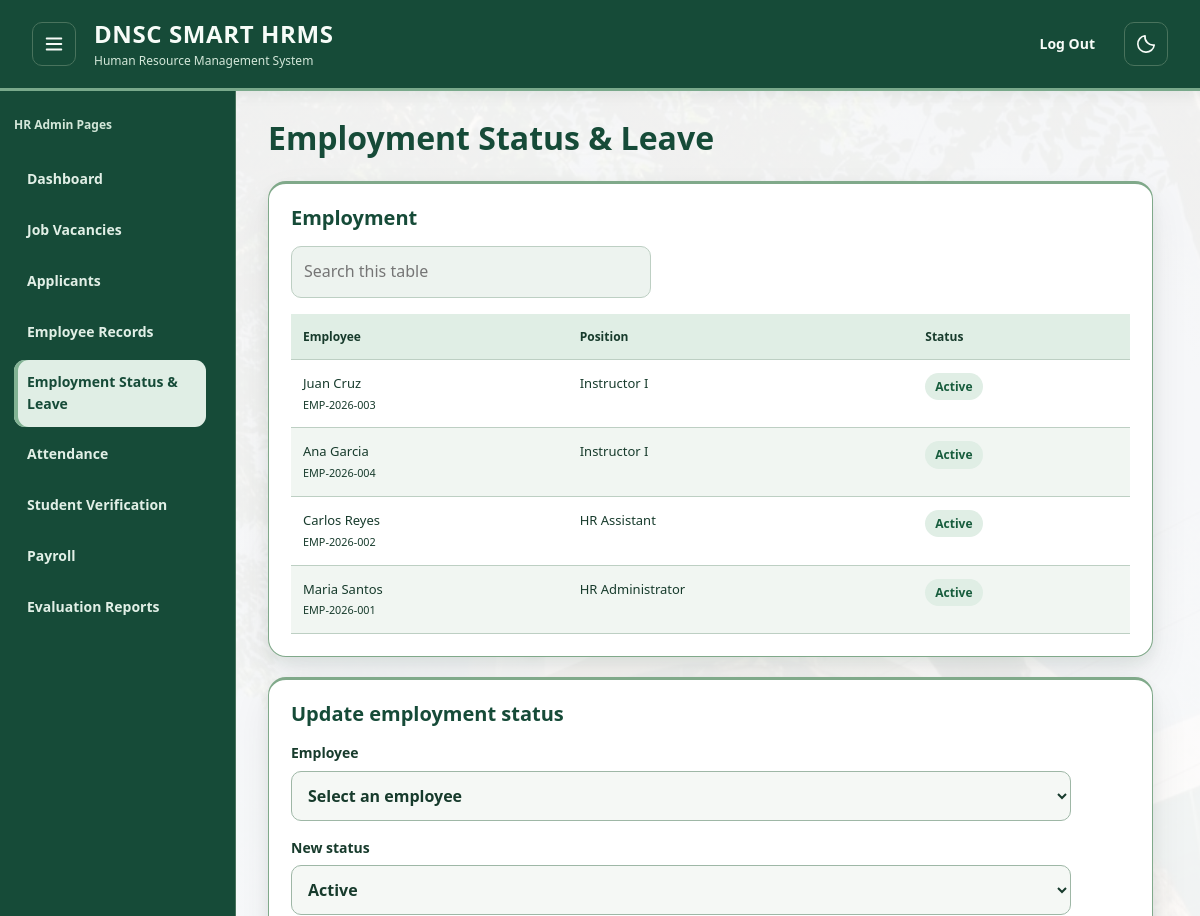
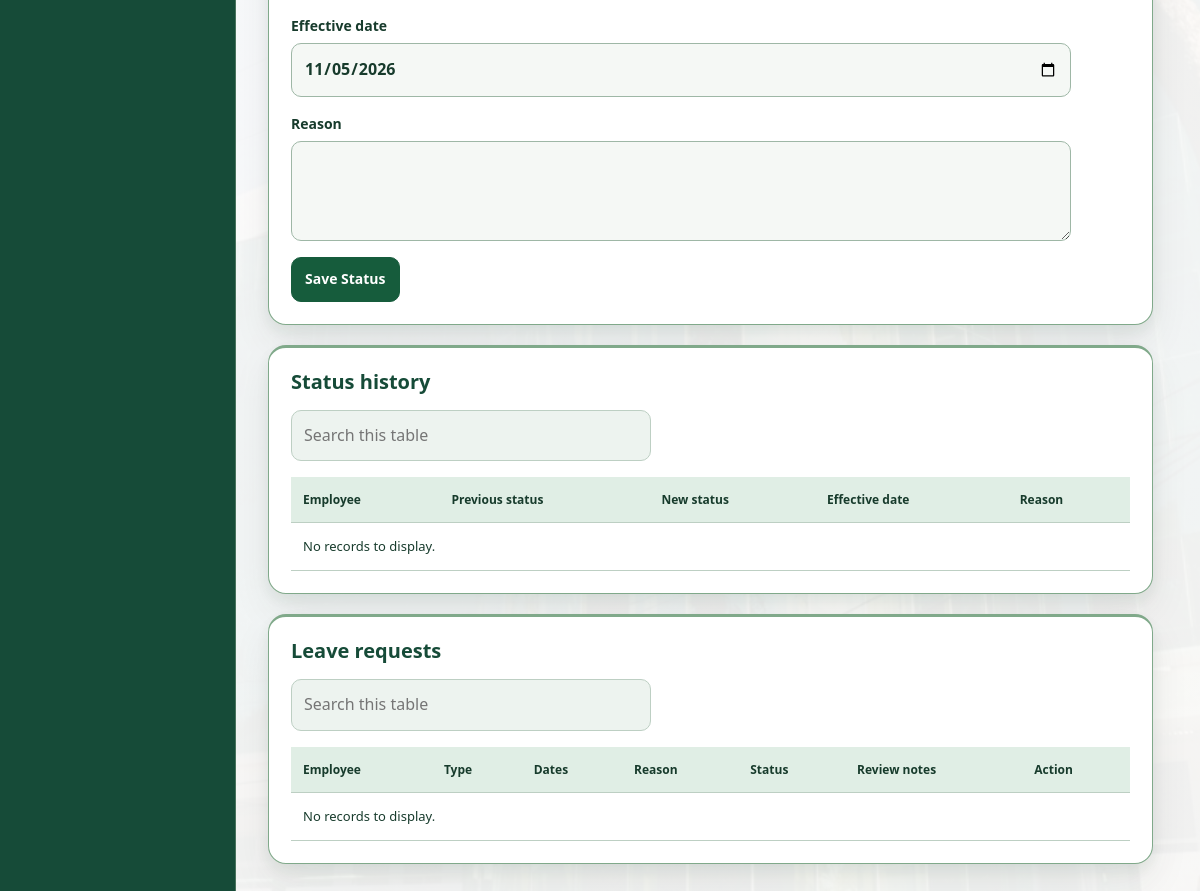
The page /hr-admin/HR_Admin_Employee_Status.php (signed in) on the database its author committed (2 pictures, top to bottom).
### tables this page shows
CREATE TABLE `employees` (
  `id` bigint(20) NOT NULL,
  `user_id` bigint(20) NOT NULL,
  `employee_number` varchar(30) NOT NULL,
  `rfid_card_number` varchar(50) DEFAULT NULL,
  `first_name` varchar(50) NOT NULL,
  `middle_name` varchar(50) DEFAULT NULL,
  `last_name` varchar(50) NOT NULL,
  `department_id` bigint(20) NOT NULL,
  `position_title` varchar(100) NOT NULL,
  `is_faculty` tinyint(1) DEFAULT 1,
  `date_hired` date NOT NULL,
  `current_status` enum('active','on_leave','resigned','terminated') DEFAULT 'active',
  `created_at` timestamp NOT NULL DEFAULT current_timestamp(),
  `updated_at` timestamp NOT NULL DEFAULT current_timestamp() ON UPDATE current_timestamp()
);

### hr-admin/HR_Admin_Employee_Status.php (the view, shortened to what this page needs)
<?php
$pdo = db();
function e($v): string
{
  return htmlspecialchars((string)$v, ENT_QUOTES, 'UTF-8');
}
function status_text(?string $s): string
{
  return $s === null || $s === '' ? '—' : ucfirst(str_replace('_', ' ', $s));
}
$form = [
  'employee_id'    => '',
  'status'         => 'active',
  'effective_date' => date('Y-m-d'),
  'reason'         => '',
];
$employees = $pdo->query(
  'SELECT id, employee_number, first_name, last_name, position_title, current_status
       FROM employees ORDER BY last_name, first_name'
)->fetchAll();
$histories = $pdo->query(
  'SELECT h.*, e.first_name, e.last_name
       FROM employee_status_histories h
       JOIN employees e ON e.id = h.employee_id
      ORDER BY h.effective_date DESC, h.id DESC'
)->fetchAll();
$leaves = $pdo->query(
  'SELECT l.*, e.first_name, e.last_name, e.employee_number
       FROM leave_requests l
       JOIN employees e ON e.id = l.employee_id
      ORDER BY (l.status = \'pending\') DESC, l.created_at DESC, l.id DESC'
)->fetchAll();
?>
<!doctype html>
<html lang="en" data-theme="light" data-ready="true">
<head>
  <link rel="stylesheet" href="../assets/navigation.css">
  <link rel="stylesheet" href="../assets/light-theme.css?v=20261028-unified-employee">
</head>
<body class="sidebar-shell">
  <header class="hrms-header has-sidebar-menu"><button type="button" class="hrms-menu icon-button" id="menu-toggle" aria-controls="portal-sidebar" aria-expanded="true" aria-label="Collapse navigation" title="Collapse navigation"><svg viewBox="0 0 24 24" width="22" height="22" fill="none" stroke="currentColor" stroke-width="2" stroke-linecap="round" aria-hidden="true">
        <path d="M4 6h16M4 12h16M4 18h16" />
      </svg></button><a class="hrms-brand" href="../index.html"><strong>DNSC SMART HRMS</strong><span>Human Resource Management System</span></a>
    <nav class="hrms-public-nav" aria-label="Main navigation"><a href="../authentication/logout.php" aria-label="Log out and return to sign in">Log Out</a></nav><button type="button" class="icon-button" id="theme-mode" aria-label="Switch to dark mode"></button>
  </header>
  <div class="demo-layout hrms-layout">
    <aside class="demo-sidebar hrms-sidebar" id="portal-sidebar">
      <p class="account-name">HR Admin Pages</p>
      <nav aria-label="Section navigation"><a href="HR_Admin_Dashboard.php">Dashboard</a><a href="HR_Admin_Job_Vacancies.php">Job Vacancies</a><a href="HR_Admin_Applicant_Management.php">Applicants</a><a href="HR_Admin_Employee_Records.php">Employee Records</a><a href="HR_Admin_Employee_Status.php" aria-current="page">Employment Status &amp; Leave</a><a href="HR_Admin_Attendance_Management.php">Attendance</a><a href="HR_Admin_Student_Verification.php">Student Verification</a><a href="HR_Admin_Payroll.php">Payroll</a><a href="HR_Admin_Evaluation_Reports.php">Evaluation Reports</a></nav>
    </aside>
    <main class="demo-main" id="main-content">
      <header class="demo-heading">
        <h1>Employment Status &amp; Leave</h1>
      </header>
      <section class="demo-panel">
        <h2>Employment</h2>
        <div class="demo-table-wrap">
          <table>
            <thead>
              <tr>
                <th scope="col">Employee</th>
                <th scope="col">Position</th>
                <th scope="col">Status</th>
              </tr>
            </thead>
            <tbody>
              <?php foreach ($employees as $emp): ?>
                <tr>
                  <td>
                    <div><?= e($emp['first_name'] . ' ' . $emp['last_name']) ?></div>
                    <div><small><?= e($emp['employee_number']) ?></small></div>
                  </td>
                  <td><?= e($emp['position_title']) ?></td>
                  <td><span class="demo-badge"><?= e(status_text($emp['current_status'])) ?></span></td>
                </tr>
              <?php endforeach; ?>
            </tbody>
          </table>
        </div>
      </section>
      <section class="demo-panel">
        <h2>Update employment status</h2>
        <form class="demo-form" method="post" action="<?= e(basename(__FILE__)) ?>" aria-label="Form details"><label>Employee<select name="employee_id" required>
              <option value="" <?= $form['employee_id'] === '' ? ' selected' : '' ?>>Select an employee</option>
            </select></label><label>New status<select name="status" required>
              <?php foreach (STATUSES as $s): ?>
                <option value="<?= e($s) ?>" <?= $form['status'] === $s ? ' selected' : '' ?>><?= e($s) ?></option>
              <?php endforeach; ?>
            </select></label><label>Effective date<input name="effective_date" type="date" value="<?= e($form['effective_date']) ?>" required></label><label>Reason<textarea name="reason" required maxlength="30000"><?= e($form['reason']) ?></textarea></label>
          <div><button class="demo-button primary" type="submit">Save Status</button></div>
        </form>
      </section>
      <section class="demo-panel">
        <h2>Status history</h2>
        <div class="demo-table-wrap">
          <table>
            <thead>
              <tr>
                <th scope="col">Employee</th>
                <th scope="col">Previous status</th>
                <th scope="col">New status</th>
                <th scope="col">Effective date</th>
                <th scope="col">Reason</th>
              </tr>
            </thead>
            <tbody>
              <?php if (!$histories): ?>
                <tr>
                  <td colspan="5">No records to display.</td>
                </tr>
              <?php endif; ?>
            </tbody>
          </table>
        </div>
      </section>
      <section class="demo-panel">
        <h2>Leave requests</h2>
        <div class="demo-table-wrap">
          <table>
            <thead>
              <tr>
                <th scope="col">Employee</th>
                <th scope="col">Type</th>
                <th scope="col">Dates</th>
                <th scope="col">Reason</th>
                <th scope="col">Status</th>
                <th scope="col">Review notes</th>
                <th scope="col">Action</th>
              </tr>
            </thead>
            <tbody>
              <?php if (!$leaves): ?>
                <tr>
                  <td colspan="7">No records to display.</td>
                </tr>
              <?php endif; ?>
            </tbody>
          </table>
        </div>
      </section>
    </main>
  </div>
</body>
</html>

### assets/navigation.css (style rules this page uses)
html:has(body.sidebar-shell) { height:100%;overflow:hidden }
body.sidebar-shell { height:100vh;height:100dvh;min-height:0;margin:0;padding:0;display:flex;flex-direction:column;overflow:hidden;font-family:'DM Sans','Segoe UI',sans-serif!important;font-size:14px!important;font-weight:400;line-height:1.6!important }
body.sidebar-shell>header.hrms-header { flex:none;display:grid;grid-template-columns:44px minmax(180px,1fr) auto 44px;align-items:center;gap:18px;width:100%;margin:0;padding:18px 32px;border-bottom:1px solid var(--line);font-family:'DM Sans','Segoe UI',sans-serif;font-size:14px;line-height:1.6 }
body.sidebar-shell>header.hrms-header #menu-toggle { grid-column:1;grid-row:1;order:0;margin:0!important }
body.sidebar-shell>header.hrms-header .hrms-brand { grid-column:2;grid-row:1;margin:0!important;width:auto;min-width:0;gap:3px }
body.sidebar-shell>header.hrms-header .hrms-brand strong { font-family:Outfit,'Segoe UI',sans-serif!important;font-size:24px!important;font-weight:700;line-height:1.35;letter-spacing:.025em }
body.sidebar-shell>header.hrms-header .hrms-brand span { font-family:'DM Sans','Segoe UI',sans-serif;font-size:12px!important;line-height:1.35;letter-spacing:normal }
body.sidebar-shell>header.hrms-header .hrms-public-nav { grid-column:3;grid-row:1;order:0;width:auto;gap:6px;flex-wrap:nowrap;margin:0;align-items:center }
body.sidebar-shell>header.hrms-header .hrms-public-nav a { display:inline-flex;align-items:center;justify-content:center;min-height:44px;margin:0;padding:8px 10px;border:1px solid transparent;border-radius:9px;background:transparent;font-family:'DM Sans','Segoe UI',sans-serif;font-size:14px;line-height:1.6;font-weight:600;text-decoration:none;transform:none!important;transition:background-color .5s ease-in-out,color .5s ease-in-out }
body.sidebar-shell>header.hrms-header #theme-mode { grid-column:4;grid-row:1;display:grid;place-items:center;width:44px;height:44px;min-width:44px;padding:0;margin:0!important;flex:none }
body.sidebar-shell>.hrms-layout { flex:1 1 auto;width:100%;min-height:0!important;height:0;overflow:hidden;align-items:stretch;transition:none!important }
body.sidebar-shell>.hrms-layout>.hrms-sidebar { height:100%;max-height:none;padding:24px 14px;overflow-x:hidden;overflow-y:auto;scrollbar-gutter:stable;border-right:1px solid var(--line);font-family:'DM Sans','Segoe UI',sans-serif!important;font-size:14px!important;line-height:1.6!important;transition:background-color .5s ease-in-out,color .5s ease-in-out,border-color .5s ease-in-out!important }
body.sidebar-shell .hrms-sidebar .account-name { min-width:0;margin:0 0 22px;font-size:12px;font-weight:400;line-height:1.6;overflow-wrap:anywhere }
body.sidebar-shell .hrms-sidebar nav { min-width:0;display:grid;gap:5px;padding:0;margin:0 }
body.sidebar-shell .hrms-sidebar nav a { display:flex;align-items:center;box-sizing:border-box;width:100%;min-height:46px;margin:0;padding:11px 13px;border:0;border-radius:11px;font-family:'DM Sans','Segoe UI',sans-serif!important;font-size:14px!important;font-weight:600!important;line-height:1.6!important;letter-spacing:normal;text-decoration:none;transform:none!important;transition:background-color .5s ease-in-out,color .5s ease-in-out }
body.sidebar-shell .hrms-sidebar nav a[aria-current] { background:var(--slot-bg);color:var(--blue);box-shadow:inset 3px 0 0 var(--blue) }
body.sidebar-shell>.hrms-layout>#main-content { width:100%;height:100%;min-width:0;min-height:0;max-width:none!important;margin:0!important;padding:28px 32px!important;overflow-x:hidden;overflow-y:auto;overscroll-behavior:contain;scrollbar-gutter:stable;font-family:'DM Sans','Segoe UI',sans-serif!important;font-size:14px;line-height:1.6 }
body.sidebar-shell #main-content h1 { font-family:Outfit,'Segoe UI',sans-serif!important;font-size:32px!important;font-weight:700!important;line-height:1.2!important;letter-spacing:normal;margin:0 0 8px }
body.sidebar-shell #main-content h2 { font-family:Outfit,'Segoe UI',sans-serif!important;font-size:20px!important;line-height:1.2!important;font-weight:600!important }
body.sidebar-shell #main-content table { font-family:'DM Sans','Segoe UI',sans-serif;font-size:13px;line-height:1.6 }

### rows shown on the page
employees: first_name+last_name "Juan Cruz", employee_number "EMP-2026-003", position_title "Instructor I", current_status "Active"
employees: first_name+last_name "Ana Garcia", employee_number "EMP-2026-004", position_title "Instructor I", current_status "Active"
employees: first_name+last_name "Carlos Reyes", employee_number "EMP-2026-002", position_title "HR Assistant", current_status "Active"
employees: first_name+last_name "Maria Santos", employee_number "EMP-2026-001", position_title "HR Administrator", current_status "Active"

### other values the page prints
form field status "Active"
